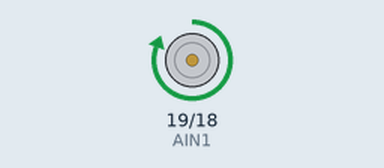
Simulated run of this sketch. Board: Arduino Uno, built with avr-gcc and run on an emulated ATmega328P. Shown: motor-driver pin pairs drawn as motors (green arrow = first pin HIGH = forward, orange = second pin HIGH = backward, longer = more drive, scaled by the enable pin).

Above: at 5.0 s.
At 15.0 s:
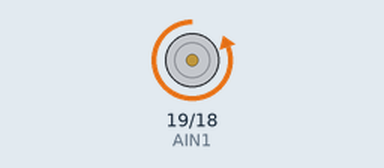
Timing chart, 0 to 26.0 s (numbered marks = the images above):
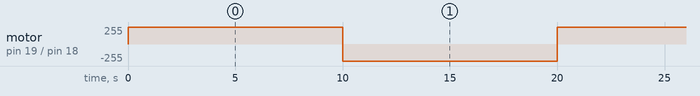

The sketch:

Pump_Test_TB6612.ino
```cpp
#define AIN1 19 // Motor A Input 1
#define AIN2 18 // Motor A Input 2
#define PWMA 5 // Motor A PWM

void setup() {
  pinMode(AIN1, OUTPUT);
  pinMode(AIN2, OUTPUT);
  pinMode(PWMA, OUTPUT);
}

void loop() {
  // put your main code here, to run repeatedly:
  digitalWrite(AIN1, 1);
  digitalWrite(AIN2, 0);
  analogWrite(PWMA, 255);
  delay(10000);
  digitalWrite(AIN1, 0);
  digitalWrite(AIN2, 1);
  analogWrite(PWMA, 255);
  delay(10000);
}
```

Measured:
- by itself, motor on pin 19 (AIN1) / pin 18 (AIN2): alternates forward 255/255 for 10.0 s and backward 255/255 for 10.0 s
